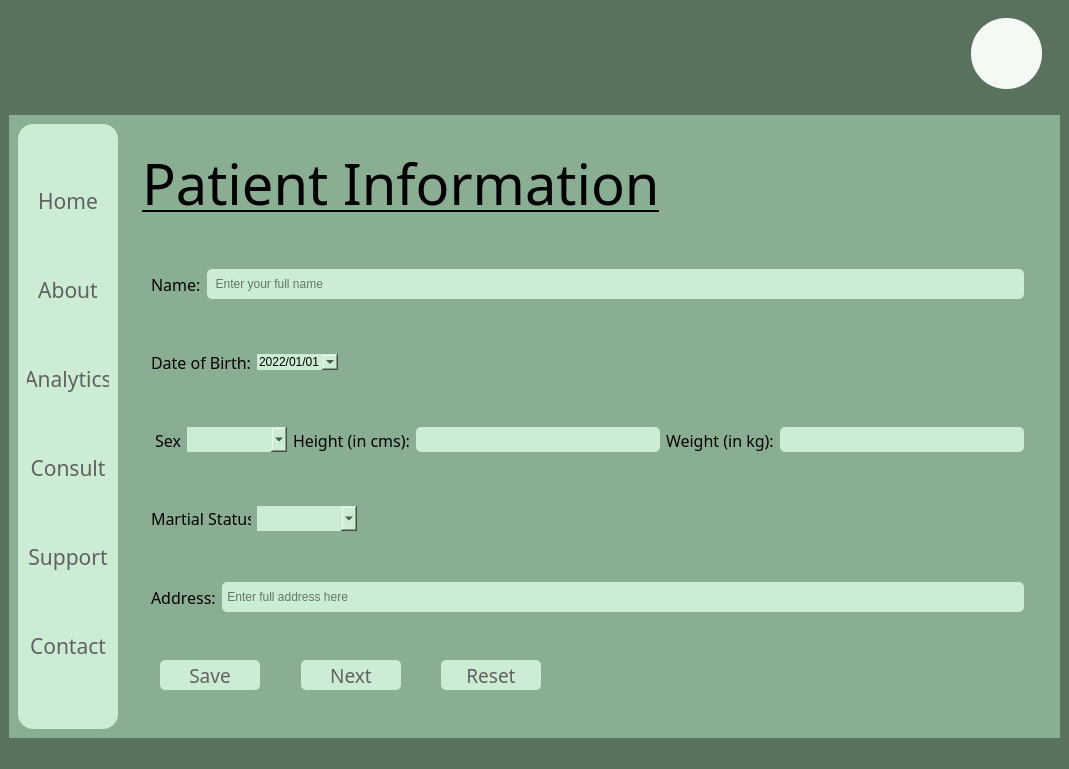
<?xml version="1.0" encoding="UTF-8"?>
<ui version="4.0">
 <class>MainWindow</class>
 <widget class="QMainWindow" name="MainWindow">
  <property name="geometry">
   <rect>
    <x>0</x>
    <y>0</y>
    <width>1069</width>
    <height>769</height>
   </rect>
  </property>
  <property name="windowTitle">
   <string>MainWindow</string>
  </property>
  <property name="styleSheet">
   <string notr="true">background-color:rgb(90, 113, 94);
border:None;</string>
  </property>
  <widget class="QWidget" name="centralwidget">
   <property name="styleSheet">
    <string notr="true">border:None;</string>
   </property>
   <layout class="QVBoxLayout" name="verticalLayout_2">
    <item>
     <widget class="QFrame" name="frame">
      <property name="minimumSize">
       <size>
        <width>0</width>
        <height>100</height>
       </size>
      </property>
      <property name="maximumSize">
       <size>
        <width>16777215</width>
        <height>100</height>
       </size>
      </property>
      <property name="styleSheet">
       <string notr="true">background:transparent;
border:None;</string>
      </property>
      <property name="frameShape">
       <enum>QFrame::StyledPanel</enum>
      </property>
      <property name="frameShadow">
       <enum>QFrame::Raised</enum>
      </property>
      <layout class="QHBoxLayout" name="horizontalLayout_2">
       <item>
        <widget class="QFrame" name="frame_5">
         <property name="frameShape">
          <enum>QFrame::StyledPanel</enum>
         </property>
         <property name="frameShadow">
          <enum>QFrame::Raised</enum>
         </property>
         <layout class="QHBoxLayout" name="horizontalLayout_3">
          <item>
           <widget class="QFrame" name="frame_7">
            <property name="frameShape">
             <enum>QFrame::StyledPanel</enum>
            </property>
            <property name="frameShadow">
             <enum>QFrame::Raised</enum>
            </property>
            <widget class="QPushButton" name="pushButton_14">
             <property name="geometry">
              <rect>
               <x>0</x>
               <y>0</y>
               <width>81</width>
               <height>61</height>
              </rect>
             </property>
             <property name="styleSheet">
              <string notr="true">image: url(Media/Wix Logo Maker - Google Chrome 26-08-2022 16_51_23.png);</string>
             </property>
             <property name="text">
              <string/>
             </property>
            </widget>
           </widget>
          </item>
          <item>
           <widget class="QFrame" name="frame_8">
            <property name="maximumSize">
             <size>
              <width>100</width>
              <height>16777215</height>
             </size>
            </property>
            <property name="frameShape">
             <enum>QFrame::StyledPanel</enum>
            </property>
            <property name="frameShadow">
             <enum>QFrame::Raised</enum>
            </property>
            <widget class="QPushButton" name="pushButton_2">
             <property name="geometry">
              <rect>
               <x>30</x>
               <y>10</y>
               <width>41</width>
               <height>41</height>
              </rect>
             </property>
             <property name="cursor">
              <cursorShape>PointingHandCursor</cursorShape>
             </property>
             <property name="styleSheet">
              <string notr="true">QPushButton{
image: url(Media/notification (2).png);
}

QPushButton:hover{
	image: url(Media/notification.png);
}

QPushButton:pressed{
	image: url(Media/notification (1).png);
}</string>
             </property>
             <property name="text">
              <string/>
             </property>
            </widget>
           </widget>
          </item>
         </layout>
        </widget>
       </item>
       <item>
        <widget class="QFrame" name="frame_6">
         <property name="maximumSize">
          <size>
           <width>100</width>
           <height>16777215</height>
          </size>
         </property>
         <property name="frameShape">
          <enum>QFrame::StyledPanel</enum>
         </property>
         <property name="frameShadow">
          <enum>QFrame::Raised</enum>
         </property>
         <widget class="QPushButton" name="pushButton">
          <property name="geometry">
           <rect>
            <x>20</x>
            <y>0</y>
            <width>71</width>
            <height>71</height>
           </rect>
          </property>
          <property name="cursor">
           <cursorShape>PointingHandCursor</cursorShape>
          </property>
          <property name="styleSheet">
           <string notr="true">color:rgb(97, 97, 97);
background-color: rgb(244, 249, 244);
border-radius:35px;</string>
          </property>
          <property name="text">
           <string/>
          </property>
         </widget>
        </widget>
       </item>
      </layout>
     </widget>
    </item>
    <item>
     <widget class="QFrame" name="frame_2">
      <property name="styleSheet">
       <string notr="true">/*background-color: qlineargradient(spread:pad, x1:0, y1:0, x2:1, y2:0, stop:0 rgba(0, 179, 255, 255), stop:1 rgba(255, 255, 255, 255));*/

background-color: rgb(138, 174, 146);</string>
      </property>
      <property name="frameShape">
       <enum>QFrame::StyledPanel</enum>
      </property>
      <property name="frameShadow">
       <enum>QFrame::Raised</enum>
      </property>
      <layout class="QHBoxLayout" name="horizontalLayout">
       <item>
        <widget class="QFrame" name="frame_3">
         <property name="maximumSize">
          <size>
           <width>100</width>
           <height>16777215</height>
          </size>
         </property>
         <property name="styleSheet">
          <string notr="true">background-color:rgb(204, 236, 211);
border-radius:15px;</string>
         </property>
         <property name="frameShape">
          <enum>QFrame::StyledPanel</enum>
         </property>
         <property name="frameShadow">
          <enum>QFrame::Raised</enum>
         </property>
         <layout class="QVBoxLayout" name="verticalLayout">
          <item>
           <widget class="QPushButton" name="Home_button">
            <property name="font">
             <font>
              <family>Javanese Text</family>
              <pointsize>16</pointsize>
              <bold>false</bold>
             </font>
            </property>
            <property name="cursor">
             <cursorShape>PointingHandCursor</cursorShape>
            </property>
            <property name="styleSheet">
             <string notr="true">QPushButton{
color: rgb(97, 97, 97);
border-radius:10px;
}

QPushButton:hover{
background-color: rgb(220, 255, 228);
	/*color: rgb(255, 255, 255);*/
	font: 700 16pt &quot;Constantia&quot;;
}


</string>
            </property>
            <property name="text">
             <string>Home</string>
            </property>
           </widget>
          </item>
          <item>
           <widget class="QPushButton" name="About_button">
            <property name="font">
             <font>
              <family>Javanese Text</family>
              <pointsize>16</pointsize>
              <bold>false</bold>
             </font>
            </property>
            <property name="cursor">
             <cursorShape>PointingHandCursor</cursorShape>
            </property>
            <property name="styleSheet">
             <string notr="true">QPushButton{
color: rgb(97, 97, 97);
border-radius:10px;
}

QPushButton:hover{
background-color: rgb(220, 255, 228);
	/*color: rgb(255, 255, 255);*/
	font: 700 16pt &quot;Constantia&quot;;
}


</string>
            </property>
            <property name="text">
             <string>About</string>
            </property>
           </widget>
          </item>
          <item>
           <widget class="QPushButton" name="Analytics_button">
            <property name="font">
             <font>
              <family>Javanese Text</family>
              <pointsize>16</pointsize>
              <bold>false</bold>
             </font>
            </property>
            <property name="cursor">
             <cursorShape>PointingHandCursor</cursorShape>
            </property>
            <property name="styleSheet">
             <string notr="true">QPushButton{
color: rgb(97, 97, 97);
border-radius:10px;
}

QPushButton:hover{
background-color: rgb(220, 255, 228);
	/*color: rgb(255, 255, 255);*/
	font: 700 16pt &quot;Constantia&quot;;
}


</string>
            </property>
            <property name="text">
             <string>Analytics</string>
            </property>
           </widget>
          </item>
          <item>
           <widget class="QPushButton" name="Consult_button">
            <property name="font">
             <font>
              <family>Javanese Text</family>
              <pointsize>16</pointsize>
              <bold>false</bold>
             </font>
            </property>
            <property name="cursor">
             <cursorShape>PointingHandCursor</cursorShape>
            </property>
            <property name="styleSheet">
             <string notr="true">QPushButton{
color: rgb(97, 97, 97);
border-radius:10px;
}

QPushButton:hover{
background-color: rgb(220, 255, 228);
	/*color: rgb(255, 255, 255);*/
	font: 700 16pt &quot;Constantia&quot;;
}


</string>
            </property>
            <property name="text">
             <string>Consult</string>
            </property>
           </widget>
          </item>
          <item>
           <widget class="QPushButton" name="pushButton_5">
            <property name="font">
             <font>
              <family>Javanese Text</family>
              <pointsize>16</pointsize>
              <bold>false</bold>
             </font>
            </property>
            <property name="cursor">
             <cursorShape>PointingHandCursor</cursorShape>
            </property>
            <property name="styleSheet">
             <string notr="true">QPushButton{
color: rgb(97, 97, 97);
border-radius:10px;
}

QPushButton:hover{
background-color: rgb(220, 255, 228);
	/*color: rgb(255, 255, 255);*/
	font: 700 16pt &quot;Constantia&quot;;
}


</string>
            </property>
            <property name="text">
             <string>Support</string>
            </property>
           </widget>
          </item>
          <item>
           <widget class="QPushButton" name="Contact_button">
            <property name="font">
             <font>
              <family>Javanese Text</family>
              <pointsize>16</pointsize>
              <bold>false</bold>
             </font>
            </property>
            <property name="cursor">
             <cursorShape>PointingHandCursor</cursorShape>
            </property>
            <property name="styleSheet">
             <string notr="true">QPushButton{
color: rgb(97, 97, 97);
border-radius:10px;
}

QPushButton:hover{
background-color: rgb(220, 255, 228);
	/*color: rgb(255, 255, 255);*/
	font: 700 16pt &quot;Constantia&quot;;
}


</string>
            </property>
            <property name="text">
             <string>Contact</string>
            </property>
           </widget>
          </item>
         </layout>
        </widget>
       </item>
       <item>
        <widget class="QFrame" name="frame_4">
         <property name="styleSheet">
          <string notr="true">background:transparent;</string>
         </property>
         <property name="frameShape">
          <enum>QFrame::StyledPanel</enum>
         </property>
         <property name="frameShadow">
          <enum>QFrame::Raised</enum>
         </property>
         <layout class="QVBoxLayout" name="verticalLayout_3">
          <item>
           <widget class="QFrame" name="frame_9">
            <property name="minimumSize">
             <size>
              <width>0</width>
              <height>70</height>
             </size>
            </property>
            <property name="maximumSize">
             <size>
              <width>16777215</width>
              <height>100</height>
             </size>
            </property>
            <property name="styleSheet">
             <string notr="true"/>
            </property>
            <property name="frameShape">
             <enum>QFrame::StyledPanel</enum>
            </property>
            <property name="frameShadow">
             <enum>QFrame::Raised</enum>
            </property>
            <layout class="QVBoxLayout" name="verticalLayout_4">
             <item>
              <widget class="QLabel" name="label">
               <property name="font">
                <font>
                 <family>Bahnschrift Condensed</family>
                 <pointsize>42</pointsize>
                 <bold>false</bold>
                 <underline>true</underline>
                </font>
               </property>
               <property name="text">
                <string>Patient Information</string>
               </property>
              </widget>
             </item>
            </layout>
           </widget>
          </item>
          <item>
           <widget class="QFrame" name="frame_10">
            <property name="styleSheet">
             <string notr="true"/>
            </property>
            <property name="frameShape">
             <enum>QFrame::StyledPanel</enum>
            </property>
            <property name="frameShadow">
             <enum>QFrame::Raised</enum>
            </property>
            <layout class="QVBoxLayout" name="verticalLayout_5">
             <item>
              <widget class="QFrame" name="frame_11">
               <property name="frameShape">
                <enum>QFrame::StyledPanel</enum>
               </property>
               <property name="frameShadow">
                <enum>QFrame::Raised</enum>
               </property>
               <layout class="QHBoxLayout" name="horizontalLayout_4">
                <item>
                 <widget class="QLabel" name="label_2">
                  <property name="minimumSize">
                   <size>
                    <width>0</width>
                    <height>30</height>
                   </size>
                  </property>
                  <property name="font">
                   <font>
                    <family>Bahnschrift Condensed</family>
                    <pointsize>12</pointsize>
                   </font>
                  </property>
                  <property name="text">
                   <string>Name:</string>
                  </property>
                 </widget>
                </item>
                <item>
                 <widget class="QLineEdit" name="Name_Entry">
                  <property name="minimumSize">
                   <size>
                    <width>0</width>
                    <height>30</height>
                   </size>
                  </property>
                  <property name="styleSheet">
                   <string notr="true">QLineEdit{
background-color: rgb(204, 236, 211);
border-radius:5px;
}
QLineEdit:focus{
background-color:rgb(255, 255, 255)
}</string>
                  </property>
                  <property name="placeholderText">
                   <string>  Enter your full name</string>
                  </property>
                 </widget>
                </item>
               </layout>
              </widget>
             </item>
             <item>
              <widget class="QFrame" name="frame_16">
               <property name="frameShape">
                <enum>QFrame::StyledPanel</enum>
               </property>
               <property name="frameShadow">
                <enum>QFrame::Raised</enum>
               </property>
               <layout class="QHBoxLayout" name="horizontalLayout_5">
                <item>
                 <widget class="QLabel" name="label_3">
                  <property name="minimumSize">
                   <size>
                    <width>0</width>
                    <height>30</height>
                   </size>
                  </property>
                  <property name="maximumSize">
                   <size>
                    <width>100</width>
                    <height>16777215</height>
                   </size>
                  </property>
                  <property name="font">
                   <font>
                    <family>Bahnschrift Condensed</family>
                    <pointsize>12</pointsize>
                   </font>
                  </property>
                  <property name="text">
                   <string>Date of Birth:</string>
                  </property>
                 </widget>
                </item>
                <item alignment="Qt::AlignLeft">
                 <widget class="QDateEdit" name="DOB_Entry">
                  <property name="styleSheet">
                   <string notr="true">background-color: rgb(204, 236, 211);
</string>
                  </property>
                  <property name="displayFormat">
                   <string>yyyy/MM/dd</string>
                  </property>
                  <property name="calendarPopup">
                   <bool>true</bool>
                  </property>
                  <property name="date">
                   <date>
                    <year>2022</year>
                    <month>1</month>
                    <day>1</day>
                   </date>
                  </property>
                 </widget>
                </item>
               </layout>
              </widget>
             </item>
             <item>
              <widget class="QFrame" name="frame_17">
               <property name="frameShape">
                <enum>QFrame::StyledPanel</enum>
               </property>
               <property name="frameShadow">
                <enum>QFrame::Raised</enum>
               </property>
               <layout class="QHBoxLayout" name="horizontalLayout_6">
                <item>
                 <widget class="QLabel" name="label_4">
                  <property name="minimumSize">
                   <size>
                    <width>0</width>
                    <height>30</height>
                   </size>
                  </property>
                  <property name="maximumSize">
                   <size>
                    <width>30</width>
                    <height>16777215</height>
                   </size>
                  </property>
                  <property name="font">
                   <font>
                    <family>Bahnschrift Condensed</family>
                    <pointsize>12</pointsize>
                   </font>
                  </property>
                  <property name="text">
                   <string> Sex:</string>
                  </property>
                 </widget>
                </item>
                <item>
                 <widget class="QComboBox" name="Sex_entry">
                  <property name="minimumSize">
                   <size>
                    <width>100</width>
                    <height>25</height>
                   </size>
                  </property>
                  <property name="cursor">
                   <cursorShape>PointingHandCursor</cursorShape>
                  </property>
                  <property name="styleSheet">
                   <string notr="true">background-color: rgb(204, 236, 211);</string>
                  </property>
                  <property name="placeholderText">
                   <string> None</string>
                  </property>
                  <item>
                   <property name="text">
                    <string> Non-binary</string>
                   </property>
                  </item>
                  <item>
                   <property name="text">
                    <string> Male</string>
                   </property>
                  </item>
                  <item>
                   <property name="text">
                    <string> Female</string>
                   </property>
                  </item>
                 </widget>
                </item>
                <item>
                 <widget class="QLabel" name="label_5">
                  <property name="minimumSize">
                   <size>
                    <width>0</width>
                    <height>30</height>
                   </size>
                  </property>
                  <property name="maximumSize">
                   <size>
                    <width>16777215</width>
                    <height>16777215</height>
                   </size>
                  </property>
                  <property name="font">
                   <font>
                    <family>Bahnschrift Condensed</family>
                    <pointsize>12</pointsize>
                   </font>
                  </property>
                  <property name="text">
                   <string>Height (in cms):</string>
                  </property>
                 </widget>
                </item>
                <item>
                 <widget class="QLineEdit" name="Height_Entry">
                  <property name="minimumSize">
                   <size>
                    <width>0</width>
                    <height>25</height>
                   </size>
                  </property>
                  <property name="styleSheet">
                   <string notr="true">QLineEdit{
background-color: rgb(204, 236, 211);
border-radius:5px;
}
QLineEdit:focus{
background-color:rgb(255, 255, 255)
}</string>
                  </property>
                 </widget>
                </item>
                <item>
                 <widget class="QLabel" name="label_6">
                  <property name="minimumSize">
                   <size>
                    <width>0</width>
                    <height>30</height>
                   </size>
                  </property>
                  <property name="maximumSize">
                   <size>
                    <width>16777215</width>
                    <height>16777215</height>
                   </size>
                  </property>
                  <property name="font">
                   <font>
                    <family>Bahnschrift Condensed</family>
                    <pointsize>12</pointsize>
                   </font>
                  </property>
                  <property name="text">
                   <string>Weight (in kg):</string>
                  </property>
                 </widget>
                </item>
                <item>
                 <widget class="QLineEdit" name="Weight_Entry">
                  <property name="minimumSize">
                   <size>
                    <width>0</width>
                    <height>25</height>
                   </size>
                  </property>
                  <property name="styleSheet">
                   <string notr="true">QLineEdit{
background-color: rgb(204, 236, 211);
border-radius:5px;
}
QLineEdit:focus{
background-color:rgb(255, 255, 255)
}</string>
                  </property>
                 </widget>
                </item>
               </layout>
              </widget>
             </item>
             <item>
              <widget class="QFrame" name="frame_12">
               <property name="frameShape">
                <enum>QFrame::StyledPanel</enum>
               </property>
               <property name="frameShadow">
                <enum>QFrame::Raised</enum>
               </property>
               <layout class="QHBoxLayout" name="horizontalLayout_7">
                <item>
                 <widget class="QLabel" name="label_7">
                  <property name="minimumSize">
                   <size>
                    <width>0</width>
                    <height>30</height>
                   </size>
                  </property>
                  <property name="maximumSize">
                   <size>
                    <width>100</width>
                    <height>16777215</height>
                   </size>
                  </property>
                  <property name="font">
                   <font>
                    <family>Bahnschrift Condensed</family>
                    <pointsize>12</pointsize>
                   </font>
                  </property>
                  <property name="text">
                   <string>Martial Status:</string>
                  </property>
                 </widget>
                </item>
                <item alignment="Qt::AlignLeft">
                 <widget class="QComboBox" name="Martial_status_entry">
                  <property name="minimumSize">
                   <size>
                    <width>100</width>
                    <height>25</height>
                   </size>
                  </property>
                  <property name="cursor">
                   <cursorShape>PointingHandCursor</cursorShape>
                  </property>
                  <property name="styleSheet">
                   <string notr="true">background-color: rgb(204, 236, 211);</string>
                  </property>
                  <property name="placeholderText">
                   <string> None</string>
                  </property>
                  <item>
                   <property name="text">
                    <string> Unmarried</string>
                   </property>
                  </item>
                  <item>
                   <property name="text">
                    <string> Married</string>
                   </property>
                  </item>
                 </widget>
                </item>
               </layout>
              </widget>
             </item>
             <item>
              <widget class="QFrame" name="frame_15">
               <property name="frameShape">
                <enum>QFrame::StyledPanel</enum>
               </property>
               <property name="frameShadow">
                <enum>QFrame::Raised</enum>
               </property>
               <layout class="QHBoxLayout" name="horizontalLayout_8">
                <item>
                 <widget class="QLabel" name="label_8">
                  <property name="minimumSize">
                   <size>
                    <width>0</width>
                    <height>30</height>
                   </size>
                  </property>
                  <property name="font">
                   <font>
                    <family>Bahnschrift Condensed</family>
                    <pointsize>12</pointsize>
                   </font>
                  </property>
                  <property name="text">
                   <string>Address:</string>
                  </property>
                 </widget>
                </item>
                <item>
                 <widget class="QLineEdit" name="Address_Entry">
                  <property name="minimumSize">
                   <size>
                    <width>0</width>
                    <height>30</height>
                   </size>
                  </property>
                  <property name="styleSheet">
                   <string notr="true">QLineEdit{
background-color: rgb(204, 236, 211);
border-radius:5px;
}
QLineEdit:focus{
background-color:rgb(255, 255, 255)
}</string>
                  </property>
                  <property name="placeholderText">
                   <string> Enter full address here</string>
                  </property>
                 </widget>
                </item>
               </layout>
              </widget>
             </item>
             <item>
              <widget class="QFrame" name="frame_14">
               <property name="frameShape">
                <enum>QFrame::StyledPanel</enum>
               </property>
               <property name="frameShadow">
                <enum>QFrame::Raised</enum>
               </property>
               <layout class="QHBoxLayout" name="horizontalLayout_9">
                <item>
                 <widget class="QFrame" name="frame_13">
                  <property name="frameShape">
                   <enum>QFrame::StyledPanel</enum>
                  </property>
                  <property name="frameShadow">
                   <enum>QFrame::Raised</enum>
                  </property>
                  <layout class="QHBoxLayout" name="horizontalLayout_10">
                   <item alignment="Qt::AlignLeft">
                    <widget class="QPushButton" name="Save_button">
                     <property name="minimumSize">
                      <size>
                       <width>100</width>
                       <height>30</height>
                      </size>
                     </property>
                     <property name="maximumSize">
                      <size>
                       <width>16666666</width>
                       <height>16777215</height>
                      </size>
                     </property>
                     <property name="font">
                      <font>
                       <family>Bahnschrift Condensed</family>
                       <pointsize>14</pointsize>
                      </font>
                     </property>
                     <property name="styleSheet">
                      <string notr="true">QPushButton{
background-color: rgb(204, 236, 211);
color: rgb(97, 97, 97);
border-radius:5px;
}

QPushButton:hover{
background-color: rgb(90, 113, 94);
color: rgb(204, 236, 211);
}</string>
                     </property>
                     <property name="text">
                      <string>   Save   </string>
                     </property>
                    </widget>
                   </item>
                   <item alignment="Qt::AlignLeft">
                    <widget class="QPushButton" name="Next_Button">
                     <property name="minimumSize">
                      <size>
                       <width>100</width>
                       <height>30</height>
                      </size>
                     </property>
                     <property name="font">
                      <font>
                       <family>Bahnschrift Condensed</family>
                       <pointsize>14</pointsize>
                      </font>
                     </property>
                     <property name="styleSheet">
                      <string notr="true">QPushButton{
background-color: rgb(204, 236, 211);
color: rgb(97, 97, 97);
border-radius:5px;
}

QPushButton:hover{
background-color: rgb(90, 113, 94);
color: rgb(204, 236, 211);
}</string>
                     </property>
                     <property name="text">
                      <string>  Next  </string>
                     </property>
                    </widget>
                   </item>
                   <item alignment="Qt::AlignLeft">
                    <widget class="QPushButton" name="Reset_Button">
                     <property name="minimumSize">
                      <size>
                       <width>100</width>
                       <height>30</height>
                      </size>
                     </property>
                     <property name="font">
                      <font>
                       <family>Bahnschrift Condensed</family>
                       <pointsize>14</pointsize>
                      </font>
                     </property>
                     <property name="styleSheet">
                      <string notr="true">QPushButton{
background-color: rgb(204, 236, 211);
color: rgb(97, 97, 97);
border-radius:5px;
}

QPushButton:hover{
background-color: rgb(90, 113, 94);
color: rgb(204, 236, 211);
}</string>
                     </property>
                     <property name="text">
                      <string>  Reset  </string>
                     </property>
                    </widget>
                   </item>
                  </layout>
                 </widget>
                </item>
                <item>
                 <widget class="QFrame" name="frame_18">
                  <property name="frameShape">
                   <enum>QFrame::StyledPanel</enum>
                  </property>
                  <property name="frameShadow">
                   <enum>QFrame::Raised</enum>
                  </property>
                 </widget>
                </item>
               </layout>
              </widget>
             </item>
            </layout>
           </widget>
          </item>
         </layout>
        </widget>
       </item>
      </layout>
     </widget>
    </item>
   </layout>
  </widget>
  <widget class="QStatusBar" name="statusbar"/>
 </widget>
 <resources>
  <include location="Media/home_page.qrc"/>
 </resources>
 <connections/>
</ui>
